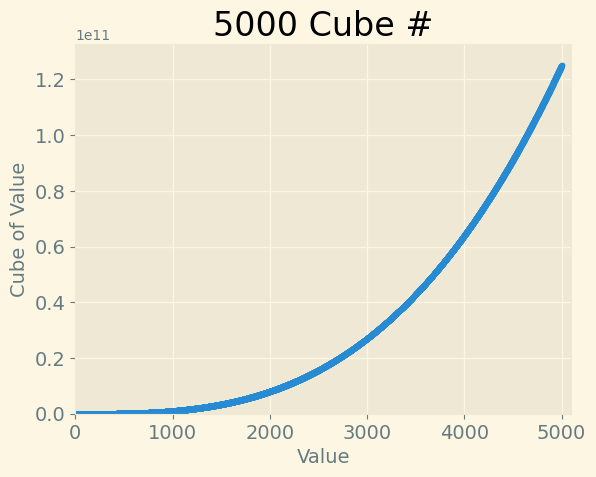

Write the Python code that produced this figure.
import matplotlib.pyplot as plt

# Define data.
x_values = list(range(5001))
cubes = [x**3 for x in x_values]

# Make plot.
plt.style.use('Solarize_Light2')
fig, ax = plt.subplots()
ax.scatter(x_values, cubes, s=10)

# Set chart title and label axes.
ax.set_title("5000 Cube #", fontsize=24)
ax.set_xlabel('Value', fontsize=14)
ax.set_ylabel('Cube of Value', fontsize=14)

# Set size of tick labels, and set range for each axis.
ax.tick_params(axis='both', labelsize=14)
ax.axis([0, 5100, 0, 5100**3])

# Show plot.
plt.savefig('15-1_5000.png', bbox_inches='tight')